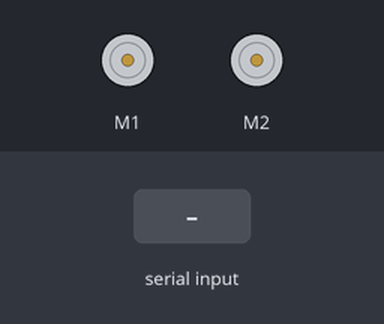
Recording of a sketch running on a simulated Arduino Uno, built with avr-gcc and run on an emulated ATmega328P. On the bench: 2 × DC motor (green arrow = forward, orange = backward, longer = faster). The test bench sets the inputs (shaded band). What the sketch prints to the serial monitor is not drawn.

Above: at 1.2 s.
1.3 s: "w" received over Serial
At 2.3 s:
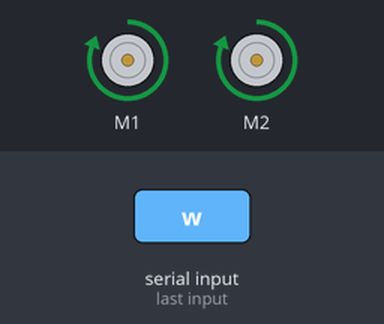
2.8 s: byte 32 (' ') received over Serial
At 4.0 s:
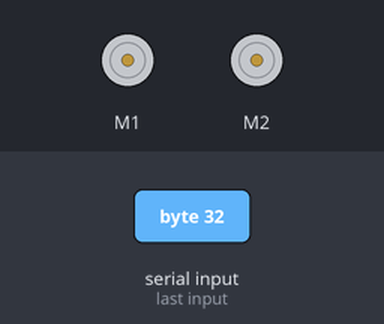
4.3 s: "d" received over Serial
At 5.3 s:
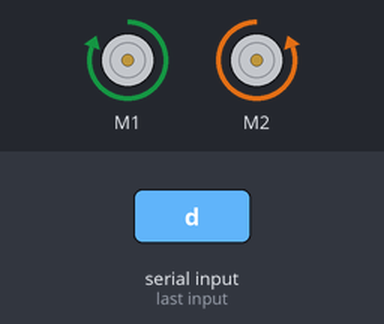
5.8 s: "s" received over Serial
At 6.4 s:
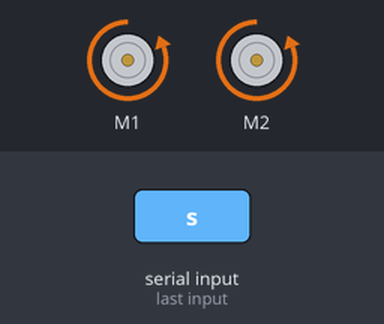
7.3 s: "a" received over Serial
At 7.6 s:
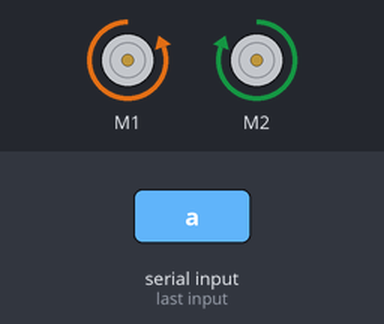
Timing chart, 0 to 9.8 s (numbered marks = the images above; inputs shaded):
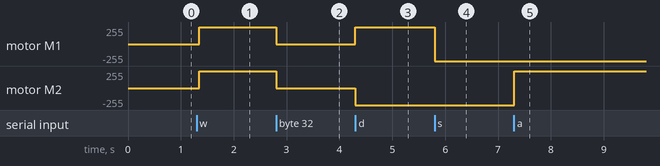

The sketch:

task2Attempt.ino
```cpp
#include <QTRSensors.h>
#include <ZumoReflectanceSensorArray.h>
#include <ZumoMotors.h>
#include <ZumoBuzzer.h>
#include <Pushbutton.h>

//#define LED 13
#define QTR_THRESHOLD 1500 // microseconds

// these might need to be tuned for different motor types
#define REVERSE_SPEED     100 // 0 is stopped, 400 is full speed
#define TURN_SPEED        100
#define FORWARD_SPEED     100
#define REVERSE_DURATION  100 // ms
#define TURN_DURATION     200 // ms

#define NUM_SENSORS 6
unsigned int sensor_values[NUM_SENSORS];

ZumoMotors motors;
Pushbutton button(ZUMO_BUTTON);
ZumoReflectanceSensorArray sensors(QTR_NO_EMITTER_PIN);

//ZumoBuzzer buzzer;
//ZumoMotors motors;
//Pushbutton button(ZUMO_BUTTON); // pushbutton on pin 12

// This is the maximum speed the motors will be allowed to turn.
// (400 lets the motors go at top speed; decrease to impose a speed limit)
const int MAX_SPEED = 300;
/*
void waitForButtonAndCountDown()
{
  digitalWrite(LED, HIGH);
  button.waitForButton();
  digitalWrite(LED, LOW);

  // play audible countdown
  for (int i = 0; i < 3; i++)
  {
    delay(1000);
    buzzer.playNote(NOTE_G(3), 200, 15);
  }
  delay(1000);
  buzzer.playNote(NOTE_G(4), 500, 15);
  delay(1000);
}
*/

#define TRIGGER_PIN  2  // Arduino pin tied to trigger pin on the ultrasonic sensor.
#define ECHO_PIN     6  // Arduino pin tied to echo pin on the ultrasonic sensor.
#define MAX_DISTANCE 200 // Maximum distance we want to ping for (in centimeters). Maximum sensor distance is rated at 400-500cm.

void setup()
{
  //pinMode(LED, HIGH);

  //waitForButtonAndCountDown();
  // put your setup code here, to run once:
  Serial.begin(9600);
  Serial.println("waiting...");
}

void loop()
{
  // put your main code here, to run repeatedly:
  delay(50); // Wait 50ms between pings (about 20 pings/sec). 29ms should be the shortest delay between pings.
  if (Serial.available()>0)
  {
    char movement = (char) Serial.read();
    switch (movement)
    {
      case 'w': motors.setSpeeds(400, 400); break;
      case 'd': motors.setSpeeds(400, -400); break;
      case 's': motors.setSpeeds(-400, -400);  break;
      case 'a': motors.setSpeeds(-400, 400); break;
      case ' ': motors.setSpeeds(0,0); break;
      case 'task2':
      {
 /*
  if (button.isPressed())
  {
    // if button is pressed, stop and wait for another press to go again
    motors.setSpeeds(0, 0);
    button.waitForRelease();
    waitForButtonAndCountDown();
  }
   */

  sensors.read(sensor_values);

  if (sensor_values[0] > QTR_THRESHOLD)
  {
    // if leftmost sensor detects line, reverse and turn to the right
    motors.setSpeeds(-REVERSE_SPEED, -REVERSE_SPEED);
    delay(REVERSE_DURATION);
    motors.setSpeeds(TURN_SPEED, -TURN_SPEED);
    delay(TURN_DURATION);
    motors.setSpeeds(FORWARD_SPEED, FORWARD_SPEED);
  }
  else if (sensor_values[5] > QTR_THRESHOLD)
  {
    // if rightmost sensor detects line, reverse and turn to the left
    motors.setSpeeds(-REVERSE_SPEED, -REVERSE_SPEED);
    delay(REVERSE_DURATION);
    motors.setSpeeds(-TURN_SPEED, TURN_SPEED);
    delay(TURN_DURATION);
    motors.setSpeeds(FORWARD_SPEED, FORWARD_SPEED);
  }
  else
  {
    // otherwise, go straight
    motors.setSpeeds(0, 200);
  }
}
      }
    } // end switch
  } // end if something read on Serial...
```

Measured:
- after the input at 1.3 s, motor M1, motor M2: stopped → forward 255/255 after 0.05 s
- after the input at 2.8 s, motor M1, motor M2: forward 255/255 → stopped at once
- after the input at 4.3 s, motor M1: stopped → forward 255/255 at once; motor M2: stopped → backward 255/255 at once
- after the input at 5.8 s, motor M1: forward 255/255 → backward 255/255 at once
- after the input at 7.3 s, motor M2: backward 255/255 → forward 255/255 at once
